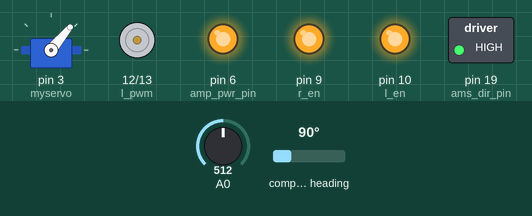
The sketch below on a simulated Arduino Uno, built with avr-gcc and run on an emulated ATmega328P. On the bench: servo, motor-driver pin pairs drawn as motors (green arrow = first pin HIGH = forward, orange = second pin HIGH = backward, longer = more drive), switched loads named in the sketch (green lamp = pin HIGH), output pins drawn as LEDs (lit = HIGH). The inputs (shaded band) are chosen by the test bench; at power-on: compass heading 90°, A0 = 512. What the sketch prints to the serial monitor is not drawn.

Above: at 1.2 s.
1.3 s: compass heading set to 269°
At 2.6 s:
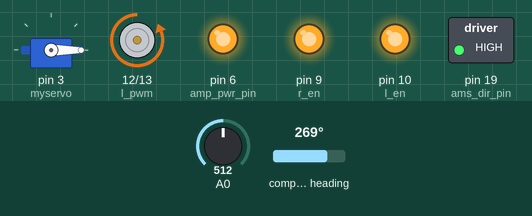
2.9 s: compass heading set to 7°
At 4.0 s:
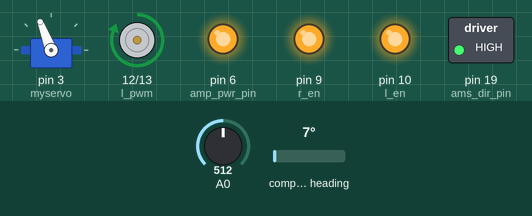
4.6 s: compass heading set to 90°
At 4.61 s:
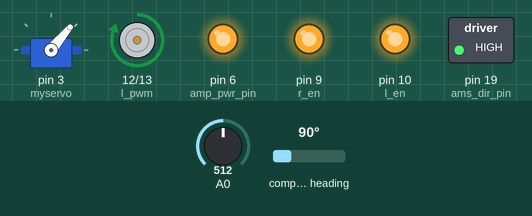
6.1 s: A0 set to 425
9.1 s: A0 set to 400
At 10.2 s:
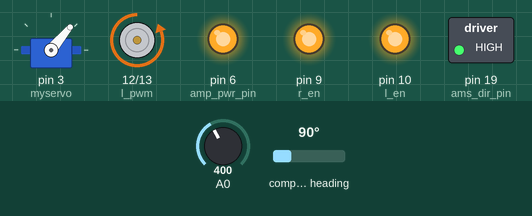
10.6 s: A0 set to 716
At 11.7 s:
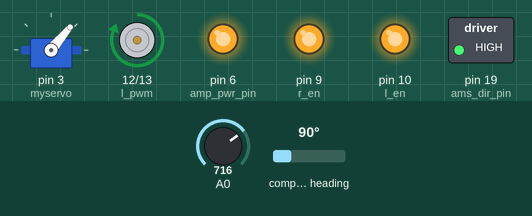
Timing chart, 0 to 13.2 s (numbered marks = the images above; inputs shaded):
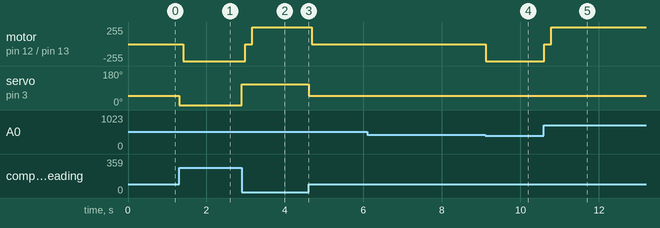

Measured:
- the behaviour switches between 408 and 407 on A0 (found by bisection; images 3 and 4)
- after the input at 1.3 s, motor on pin 12 (l_pwm) / pin 13 (r_pwm): stopped → backward 255/255 after 0.11 s; servo on pin 3 (myservo): 50° → 0° at once
- after the input at 2.9 s, motor on pin 12 (l_pwm) / pin 13 (r_pwm): backward 255/255 → stopped after 0.09 s, → forward 255/255 0.18 s later; servo on pin 3 (myservo): 0° → 111° at once
- after the input at 4.6 s, motor on pin 12 (l_pwm) / pin 13 (r_pwm): forward 255/255 → stopped after 0.08 s; servo on pin 3 (myservo): 111° → 50° at once
- after the input at 9.1 s, motor on pin 12 (l_pwm) / pin 13 (r_pwm): stopped → backward 255/255 at once
- after the input at 10.6 s, motor on pin 12 (l_pwm) / pin 13 (r_pwm): backward 255/255 → stopped at once, → forward 255/255 0.18 s later

The sketch:

feedback_joystick_direct_drive.ino
```cpp
#include <Wire.h>
#include <AS5600.h>
#include <Servo.h>
#include <Average.h>

Average<float> ave(5);

Servo myservo;
AMS_5600 ams5600;

int r_en = 9;
int l_en = 10;
int r_pwm = 13;
int l_pwm = 12;
int ams_dir_pin = 19;
int amp_pwr_pin = 6;

int current_power = 0;
int requested_power = 0;

float angle = 0;
float last_angle = 0;
float absolute_angle = 0;
int revolutions = 0;

float elapsed_time = 0;
float time = 0;
float last_time = 0;
float rad_to_deg = 180 / 3.141592654;

float PID = 0;
float error = 0;
float previous_error = 0;
float desired_angle = 180;

float pid_p = 0;
float pid_i = 0;
float pid_d = 0;

// double kp = 5.5; //3  // 2.1
// double ki = 0.000008; //0.002 // 0.00008
// double kd = 1.12; //0.4 // 0.8

// works perfectly for pwm test board (code_robot drive)
double p_val = 2.9;
double i_val = 0.006;
double d_val = 0.6;

/*
  double kp = 4.1;
  double ki = 0.0005;
  double kd = 1.1;
*/

void setup() {
  pinMode(r_en, OUTPUT);
  pinMode(l_en, OUTPUT);
  pinMode(r_pwm, OUTPUT);
  pinMode(l_pwm, OUTPUT);
  pinMode(amp_pwr_pin, OUTPUT);
  pinMode(ams_dir_pin, OUTPUT);
  digitalWrite(ams_dir_pin, HIGH);
  digitalWrite(amp_pwr_pin, HIGH);
  myservo.attach(3);

  Serial.begin(115200);
  Serial.println("servo_error , desired_servo_angle, actual_servo_angle;");

  Wire.begin();
  if (ams5600.detectMagnet() == 0 ) {
    while (1) {
      if (ams5600.detectMagnet() == 1 ) {
        // Serial.print("Current Magnitude: ");
        // Serial.println(ams5600.getMagnitude());
        break;
      }
      else {
        Serial.println("Can not detect magnet");
      }
      delay(1000);
    }
  }

  time = millis();
  enable();
}

void loop() {
  time = millis();
  elapsed_time = (time - last_time) / 1000;

  angle = ams5600.getRawAngle() * 0.087;
  if (last_angle - angle > 300 ) {
    revolutions += 1;
  }
  if (last_angle - angle < -300 ) {
    revolutions -= 1;
  }
  last_angle = angle;
  absolute_angle = angle + (revolutions * 360);


  int actual_servo_pos = analogRead(A0);
  ave.push(actual_servo_pos);

  /*
  Serial.print(absolute_angle);
  Serial.print(",");
  Serial.print(ave.mean());
  Serial.print(",");
  */
  int desired_servo_angle = map(absolute_angle,-62,170, 160, -10);
  int actual_servo_angle = map(actual_servo_pos,162,548, 145, 35);
  int servo_error = (desired_servo_angle - actual_servo_angle);


  drive(servo_error *2 * -1);

  myservo.write(desired_servo_angle);


  Serial.print(servo_error);
  Serial.print(",");
  Serial.print(desired_servo_angle);
  Serial.print(",");
  Serial.print(actual_servo_angle);

  Serial.println();


  previous_error = error;
  last_time = time;
}

void disable() {
  digitalWrite(l_en, LOW);
  digitalWrite(r_en, LOW);
}

void enable() {
  digitalWrite(l_en, HIGH);
  digitalWrite(r_en, HIGH);
}

void drive(int requested_power) {
  requested_power = constrain(requested_power, -100, 100) * -1 ;

  if (requested_power > current_power) {
    current_power += 1;
  }
  if (requested_power < current_power) {
    current_power -= 1;
  }
  if (current_power > 0) {
    digitalWrite(r_pwm, LOW);
    analogWrite(l_pwm, map(current_power, 0, 100, 0, 255));
  }
  else if (current_power < 0) {
    digitalWrite(l_pwm, LOW);
    analogWrite(r_pwm, map(current_power, 0, -100, 0, 255));
  }
  else {
    digitalWrite(l_pwm, LOW);
    digitalWrite(r_pwm, LOW);
  }
  if (requested_power == current_power) {
    return;
  }
  //  delay(1);
  delayMicroseconds(500); // ramp dampening for motor and driver protection
}
```
